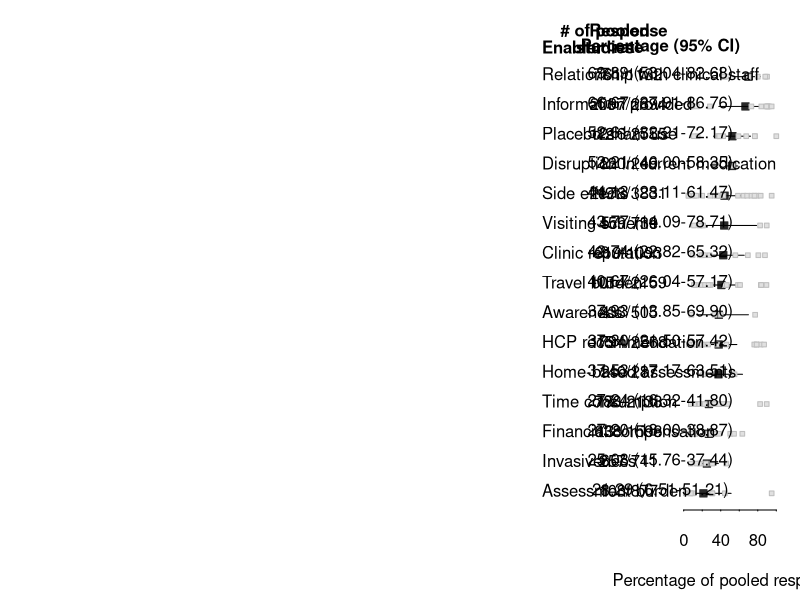

The R script that drew this image:
setwd(dirname(rstudioapi::getActiveDocumentContext()$path))

library(readxl)
library(metafor)
library(tidyverse)
library(dplyr)

dat <- read_excel("../data/meta.xlsx")

fclttrs <- list('Assessment burden', 'Awareness', 'Clinic reputation', 
                'Disruption in current medication', 'Financial compensation',
                'HCP recommendation', 'Home-based assessments', 'Information provided',
                'Invasiveness', 'Placebo/sham use', 'Relationship with clinical staff',
                'Side effects', 'Time consumption', 'Travel burden', 'Visiting scheme')

datalist <- list()

# subset (patient-related, study-related, HCP-related)
for (i in 1:length(fclttrs)){
  datalist[[i]] <- subset(dat, dat$FACILITATOR == fclttrs[[i]])
  datalist[[i]]$mod <- ifelse(datalist[[i]]$DISEASE != 'AD', 0, 1)
}


#### ANALYSIS ####
# make storage
store <- matrix(NA, nrow = length(datalist), ncol = 26)
colnames(store) <- c('enabler', 'k', 'RR', 'TOT', 'PERC', 'LB', 'UB', # fig3
                     
                     'PERC_nAD', 'LB_nAD', 'UB_nAD', 'PERC_AD', 'LB_AD',
                     'UB_AD', 'OR', 'LB_OR', 'UB_OR', 'p_OR',         # table 2
                     
                     'I2', 'Q', 'pQ', 'tau', 'I2_mod', 'Q_mod', 
                     'pQ_mod', 'tau_mod', 'tau_diff')                 # suppl. table 6

# meta analysis (univariate and moderator)
for(i in 1:length(datalist)){
  m <- rma.glmm(xi = N, ni = TOTAL, data = datalist[[i]], measure = 'PLO')
  if(length(datalist[[i]]$mod) > 2){
    mmod <- update(m, mods = mod)
    predicted <- stats::predict(mmod, newdata = data.frame(mods = c(0,1)))
  }
  
  mb <- predict(m, transf = transf.ilogit, digits = 4)
  
  # figure 3
  store[i, 1] <- datalist[[i]]$FACILITATOR[[1]]
  store[i, 2] <- m$k
  store[i, 3] <- sum(datalist[[i]]$N)
  store[i, 4] <- sum(m$ni)
  store[i, 5] <- mb$pred*100
  store[i, 6] <- mb$ci.lb*100
  store[i, 7] <- mb$ci.ub*100
  datalist[[i]]$sep_prop <- (datalist[[i]]$N/datalist[[i]]$TOTAL)*100 # proportions of individual studies
  
  if(length(datalist[[i]]$mod) > 2){
    # table 2
    store[i, 8] <- exp(mmod$beta[1])/(1 + exp(mmod$beta[1]))*100
    store[i, 9] <- plogis(mmod$ci.lb[[1]])*100
    store[i, 10] <- plogis(mmod$ci.ub[[1]])*100
    store[i, 11] <- exp(mmod$beta[1] + mmod$beta[2])/(1 + exp(mmod$beta[1] + mmod$beta[2]))*100
    store[i, 12] <- plogis(predicted$ci.lb[[1]])*100
    store[i, 13] <- plogis(predicted$ci.ub[[1]])*100
    store[i, 14] <- exp(mmod$beta[2])
    store[i, 15] <- exp(mmod$ci.lb[[2]])
    store[i, 16] <- exp(mmod$ci.ub[[2]])
    store[i, 17] <- mmod$pval[2]
    
    # supplementary table 6
    store[i, 18] <- m$I2
    store[i, 19] <- m$QE.LRT
    store[i, 20] <- m$QEp.LRT
    store[i, 21] <- sqrt(m$tau)
    store[i, 22] <- mmod$I2
    store[i, 23] <- mmod$QE.LRT
    store[i, 24] <- mmod$QEp.LRT
    store[i, 25] <- sqrt(mmod$tau)
    store[i, 26] <- (sqrt(m$tau2) - sqrt(mmod$tau2)) / sqrt(m$tau2) * 100 # percentage reduction in tau after adding moderator
  }
  
}

datalist <- datalist[order(store[, 'PERC'])]
store <- store[order(store[, 'PERC'], decreasing = F), ]


#### FIGURE ####
pdf(file = '/Users/daphneweemering/surfdrive/trial participation/trial-participation/figures/figure4.pdf', 
    width = 11.7, height = 7)

par(mar = c(4.5, 34, 3, 1), tck = -0.01, xpd = T)
plot(as.numeric(store[, 'PERC']), 1:nrow(store), pch = 22, cex = 1.1, frame.plot = F, 
     axes = F, ylab = '', xlab = 'Percentage of pooled responses', xlim = c(0, 100), 
     col = 'grey16', bg = 'grey16')
segments(x0 = as.numeric(store[, 'UB']), y0 = 1:nrow(store), 
         x1 = as.numeric(store[, 'LB']), y1 = 1:nrow(store))
axis(1, cex.axis = 1)
for(i in 1:length(datalist)){
  points(datalist[[i]]$sep_prop, rep(i, times = nrow(datalist[[i]])), pch = 22, 
         col = 'grey', bg = 'grey88', cex = 0.7)
}

# estimates
for (i in 1:length(datalist)){
  text(x = -153, y = i+0.1, datalist[[i]]$FACILITATOR[1], cex = 1, adj = c(0,0.5))
  text(x = -85, y = i+0.1, store[i,'k'], cex = 1)
  text(x = -60, y = i+0.1, paste0(store[i, 'RR'], '/', store[i, 'TOT']), cex = 1)
  text(x = -25, y = i+0.1, paste0(format(round(as.numeric(store[i, 'PERC']), 2), nsmall = 2), ' (',
                                  format(round(as.numeric(store[i, 'LB']), 2), nsmall = 2), '-',
                                  format(round(as.numeric(store[i, 'UB']), 2), nsmall = 2), ')'), cex = 1)
  
}

# headers
text(x = -153, y = 16, 'Enabler', cex = 1, adj = c(0,0.5), font = 2)
text(x = -85, y = 16.5, '# of pooled', cex = 1, font = 2)
text(x = -85, y = 16, 'studies', cex = 1, font = 2)
text(x = -60, y = 16.5, 'Response', cex = 1, font = 2)
text(x = -60, y = 16, 'rate', cex = 1, font = 2)
text(x = -25, y = 16, 'Percentage (95% CI)', cex = 1, font = 2)


dev.off()
